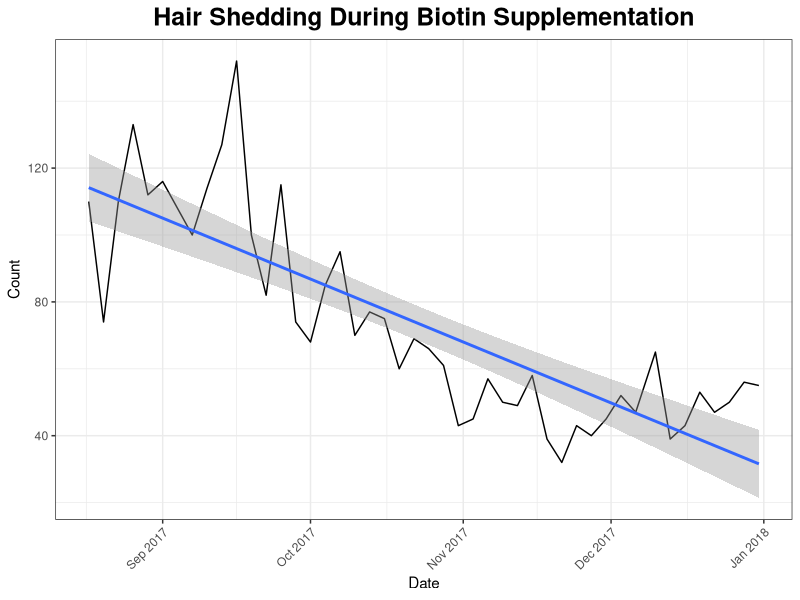
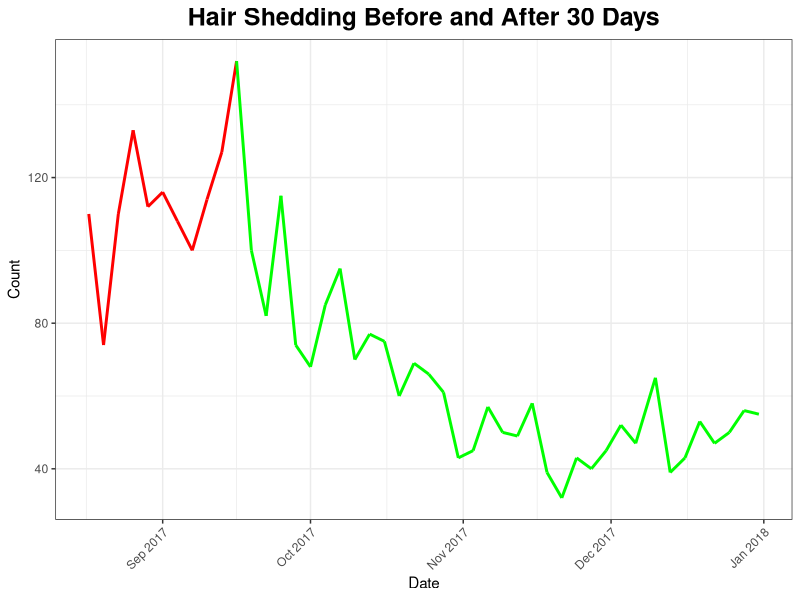
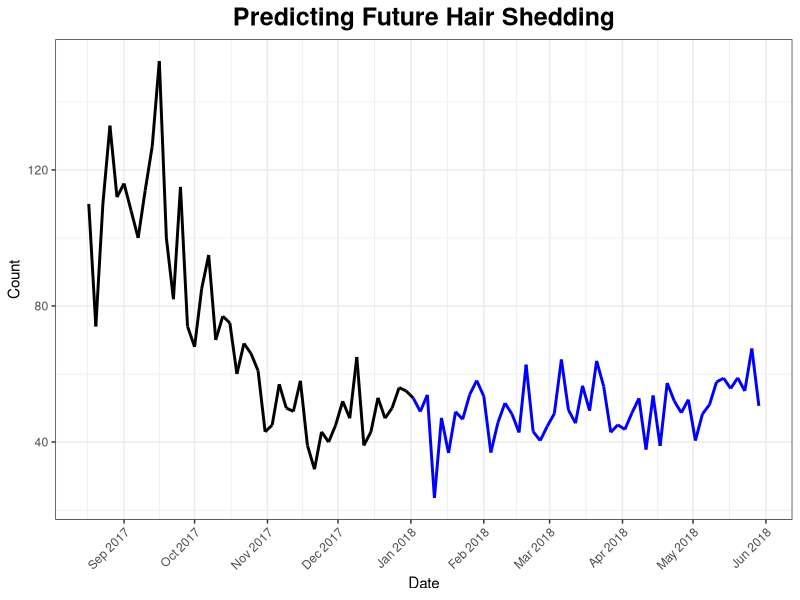
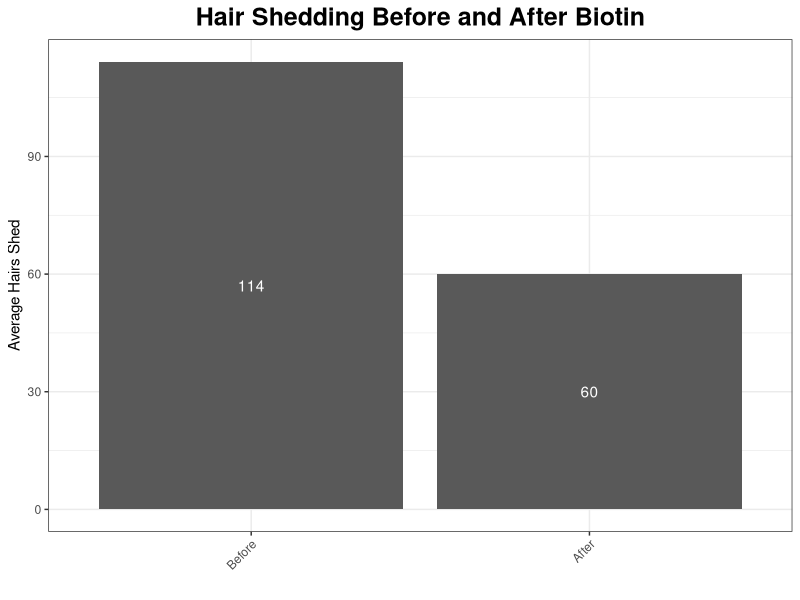

The R script that drew these images, in order:
## ---- chunk 1
knitr::opts_chunk$set(echo = TRUE)
## ---- chunk 2
# Read data.
data <- read.csv('data.tsv', sep='\t', header = F, row.names = NULL, stringsAsFactors = FALSE)

# Set column names.
names(data) <- c('date', 'count', 'comment')

# Set date and month column.
data$date <- as.Date(data$date, '%m/%d/%Y')
data$month <- factor(format(data$date, format = "%B"), levels = month.name)

startDate <- as.Date('8/17/2017', '%m/%d/%Y')

# Discard first rows which were recorded earlier than every 3 days.
data <- subset(data, data$date >= startDate)
## ---- chunk 3
summary(data)
## ---- chunk 4
minData <- data[data$count == min(data$count), ]
maxData <- data[data$count == max(data$count), ]
## ---- chunk 5
library(ggplot2)

# Plot date and count.
g <- ggplot(data, aes(x = date, y = count))
g <- g + geom_line()
g <- g + ggtitle('Hair Shedding During Biotin Supplementation')
g <- g + theme_bw()
g <- g + theme(plot.title = element_text(size=18, face="bold", hjust=0.5), axis.text.x = element_text(angle = 45, hjust = 1))
g <- g + xlab('Date')
g <- g + ylab('Count')
g <- g + theme(legend.title=element_blank())
g <- g + geom_smooth(method = "lm")
g <- g + scale_x_date(date_labels = "%b %Y", date_breaks = "1 month")
print(g)
## ---- chunk 6
# Calculate a linear regression model.
fit <- lm(count ~ month, data)
summary(fit)$coefficients
## ---- chunk 7
# Add a column to indicate the hair loss increase period.
data$increasing <- ifelse(data$date < maxData$date, T, F)

# Order legend values.
data$increasing <- factor(data$increasing, levels=c(T, F), labels=c("increasing", "decreasing"))

# Plot date and count.
g <- ggplot(data, aes(x = date, y = count, color=increasing))
g <- g + geom_line(aes(group=1), size=1)
g <- g + ggtitle('Hair Shedding Before and After 30 Days')
g <- g + theme_bw()
g <- g + theme(plot.title = element_text(size=18, face="bold", hjust=0.5), axis.text.x = element_text(angle = 45, hjust = 1), legend.position='none')
g <- g + xlab('Date')
g <- g + ylab('Count')
g <- g + scale_color_manual(values=c('red', 'green'))
g <- g + scale_x_date(date_labels = "%b %Y", date_breaks = "1 month")
g <- g + guides(color=guide_legend(title="Hair Loss"))
print(g)
## ---- chunk 8
period1Mean <- mean(data[data$date <= maxData$date, "count"])
period2Mean <- mean(data[data$date > maxData$date, "count"])
totalReductionPercent <- paste0(round((period2Mean / period1Mean) * 100), '%')
## ---- chunk 9
library(forecast)

# Simulate based on the data occurring after relative stability.
realData <- subset(data, data$date >= as.Date('11/1/2017', '%m/%d/%Y'))

# Build a projection model.
futureFit <- ets(realData$count)

# Simulate future data for 50 entries.
simulatedFit <- simulate(futureFit, nsim=50, seed=117)
## ---- chunk 10
print('Mean hair loss count in real data as of 11/1/2017')
round(mean(realData$count), 2)

print('Mean hair loss count in predicted data as of 2/5/2018')
round(mean(simulatedFit), 2)
## ---- chunk 11
library(ggplot2)

# Format the data as a data.frame.
futureData <- as.data.frame(simulatedFit)
names(futureData) <- c('count')

# Combine the entire data with the forecasted data.
combined <- as.data.frame(data$count)
colnames(combined) <- c('count')
combined <- rbind(combined, futureData)

combined$index <- 1:nrow(combined)
combined$date <- seq.Date(from=min(data$date), length.out=nrow(combined), by=3)

# Add a column to indicate the hair loss increase period.
combined$future <- ifelse(combined$index > nrow(data), F, T)

# Order legend values.
combined$future <- factor(combined$future, levels=c(T, F), labels=c("real", "forecast"))

# Plot date and count.
g <- ggplot(combined, aes(x = date, y = count, color=future))
g <- g + geom_line(aes(group=1), size=1)
g <- g + ggtitle('Predicting Future Hair Shedding')
g <- g + theme_bw()
g <- g + theme(plot.title = element_text(size=18, face="bold", hjust=0.5), axis.text.x = element_text(angle = 45, hjust = 1), legend.position='none')
g <- g + xlab('Date')
g <- g + ylab('Count')
g <- g + scale_color_manual(values=c('black', 'blue'))
g <- g + scale_x_date(date_labels = "%b %Y", date_breaks = "1 month")
g <- g + guides(color=guide_legend(title="Future Data"))
print(g)
## ---- chunk 12
library(ggplot2)

barData <- data.frame(count=c(period1Mean, period2Mean), biotin=c(F, T))

# Plot date and count.
g <- ggplot(barData, aes(y=count, x=biotin))
g <- g + geom_bar(stat='identity')
g <- g + ggtitle('Hair Shedding Before and After Biotin')
g <- g + theme_bw()
g <- g + theme(plot.title = element_text(size=18, face="bold", hjust=0.5), axis.text.x = element_text(angle = 45, hjust = 1), legend.position='none')
g <- g + xlab('')
g <- g + ylab('Average Hairs Shed')
g <- g + guides(color=guide_legend(title="Biotin Supplementation"))
g <- g + scale_x_discrete(labels=c('Before', 'After'))
g <- g + annotate("text", x = c(1,2), y=c(barData[1,'count']/2, barData[2,'count']/2), label = c(round(barData[1,'count']), round(barData[2,'count'])), colour = 'white')
print(g)
